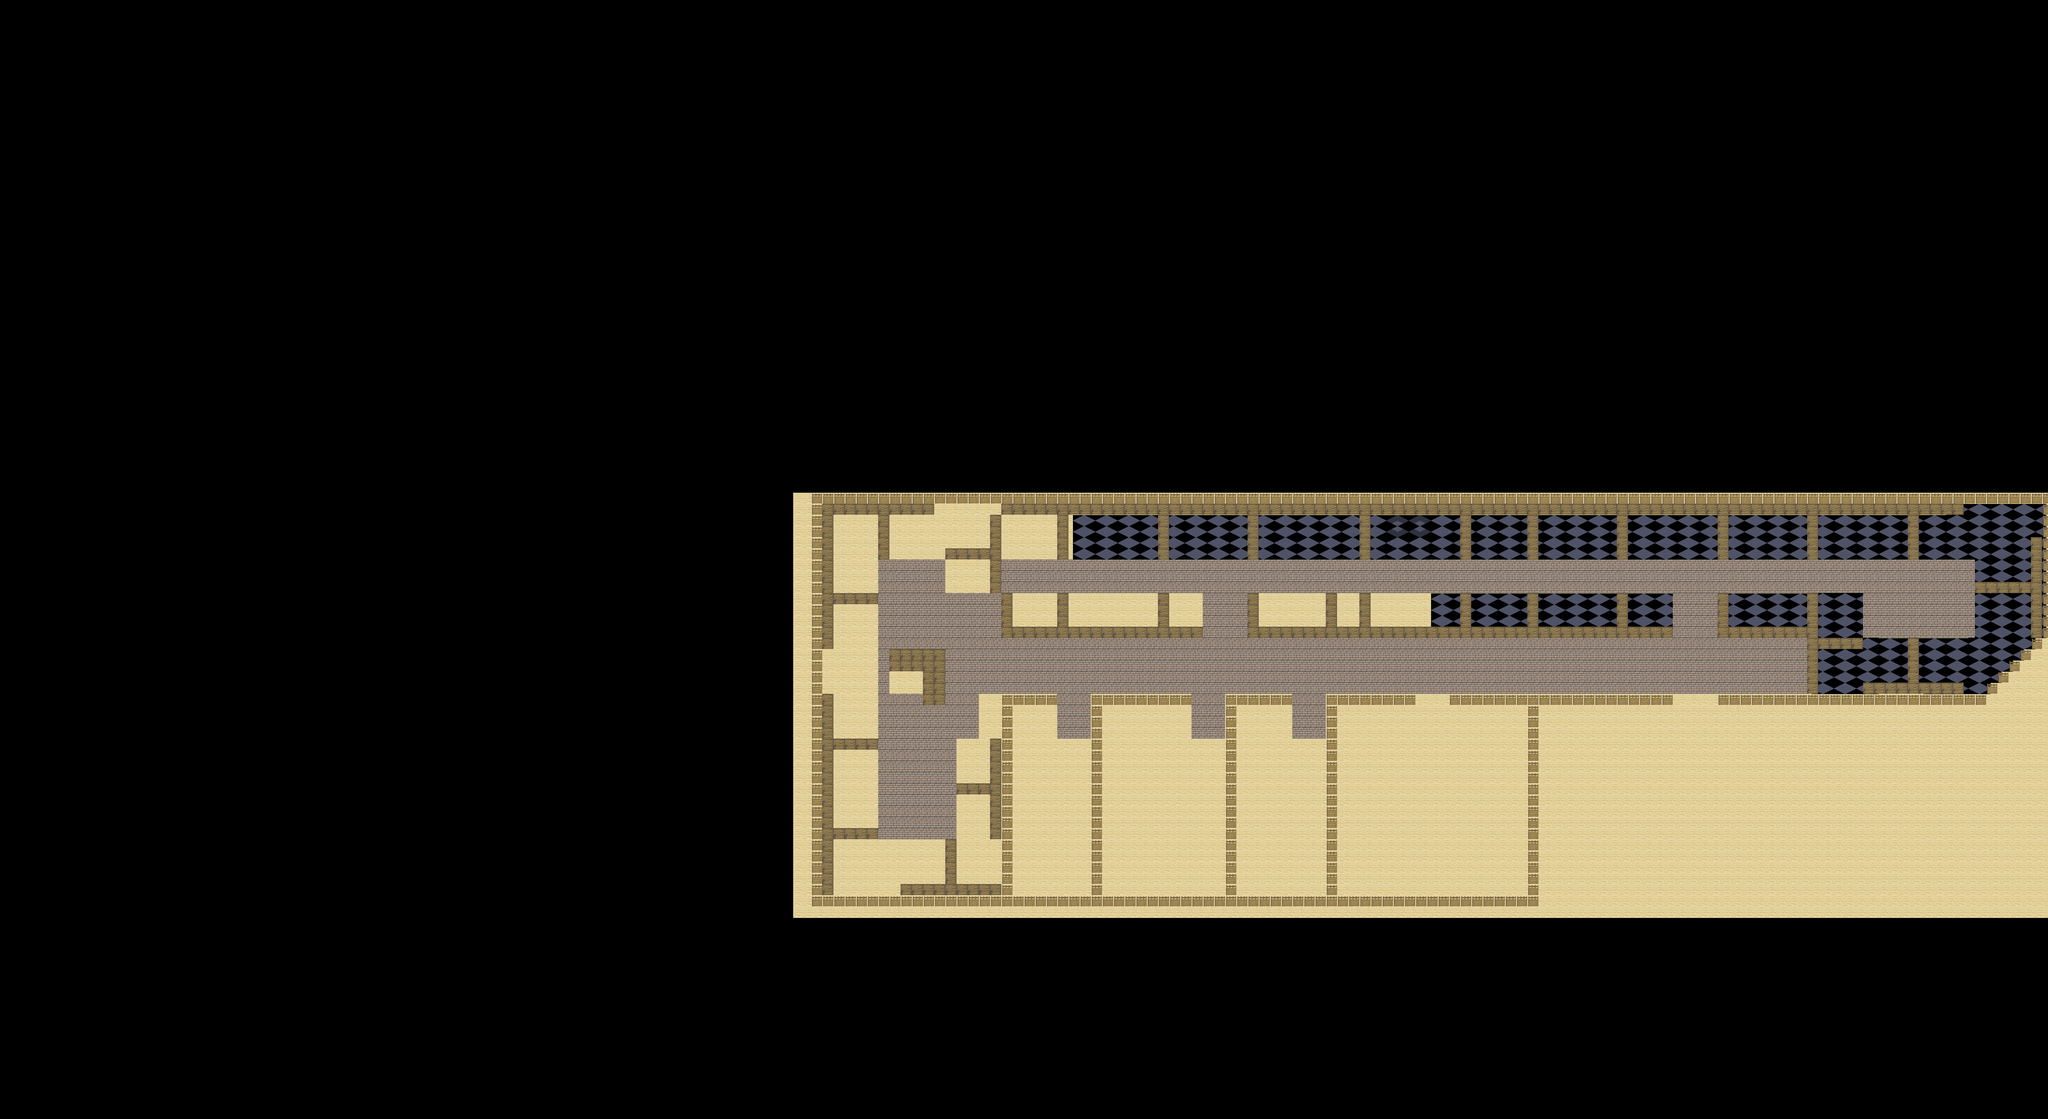

Below is a game level as drawn by its tile map, then a one-line description and the .tmx that defines it (tile-layer data replaced by summaries):
An orthogonal 183x100 tile map with 32x32 px tiles, 4 tile layers (Background, Paths, desks, break area), 4 tilesets.

<map version="1.0" orientation="orthogonal" renderorder="right-down" width="183" height="100" tilewidth="32" tileheight="32" nextobjectid="1">
 <tileset firstgid="1" name="Background" tilewidth="32" tileheight="32" tilecount="900" columns="30">
  <image source="hyptosis_tile-art-batch-3.png" width="960" height="960" />
 </tileset>
 <tileset firstgid="901" name="office" tilewidth="32" tileheight="32" tilecount="32" columns="8">
  <image source="office_tiles/office/out_floor/carpet.png" width="256" height="128" />
 </tileset>
 <tileset firstgid="933" name="office chair" tilewidth="32" tileheight="32" tilecount="64" columns="8">
  <image source="office_tiles/office/out_chair/chair.png" width="256" height="256" />
 </tileset>
 <tileset firstgid="997" name="office floor" tilewidth="32" tileheight="32" tilecount="2" columns="2">
  <image source="office_tiles/office/out_floor/0001.png" width="64" height="32" />
 </tileset>
 <layer name="Background" width="183" height="100" offsetx="2268" offsety="1409">
  <data>[18300 cells, 4294 non-empty, 7 distinct tile ids]</data>
 </layer>
 <layer name="Paths" width="183" height="100" offsetx="111.152" offsety="32.4848">
  <data>[18300 cells, 1676 non-empty, 3 distinct tile ids]</data>
 </layer>
 <layer name="desks" width="183" height="100" offsetx="108" offsety="25.6667">
  <data>[18300 cells, 0 non-empty, 0 distinct tile ids]</data>
 </layer>
 <layer name="break area" width="183" height="100" offsetx="104" offsety="24">
  <data>[18300 cells, 0 non-empty, 0 distinct tile ids]</data>
 </layer>
</map>
